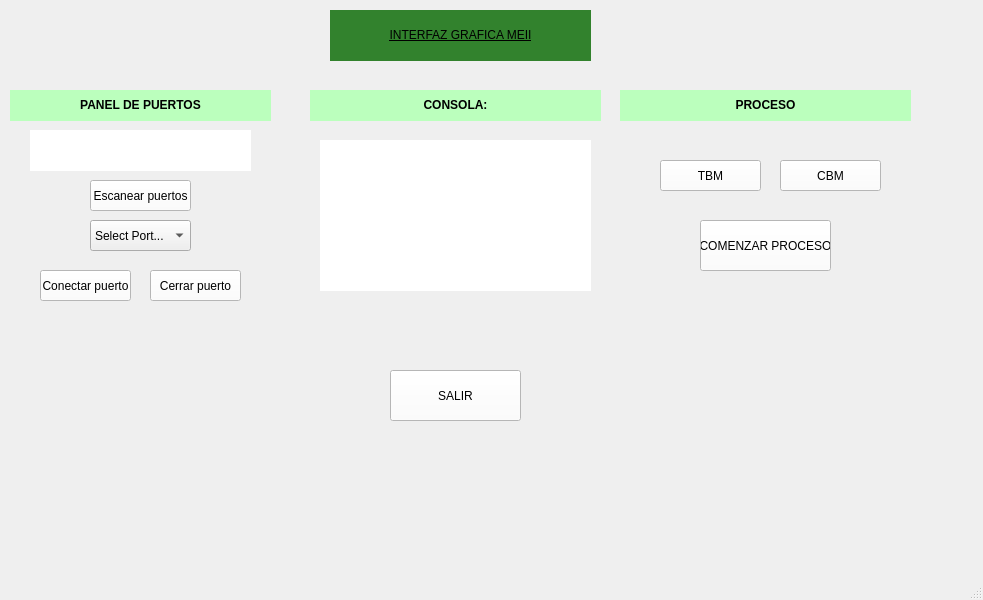
<?xml version="1.0" encoding="UTF-8"?>
<ui version="4.0">
 <class>MainWindow</class>
 <widget class="QMainWindow" name="MainWindow">
  <property name="geometry">
   <rect>
    <x>0</x>
    <y>0</y>
    <width>983</width>
    <height>600</height>
   </rect>
  </property>
  <property name="windowTitle">
   <string>MainWindow</string>
  </property>
  <widget class="QWidget" name="centralwidget">
   <widget class="QLabel" name="label_3">
    <property name="geometry">
     <rect>
      <x>330</x>
      <y>10</y>
      <width>261</width>
      <height>51</height>
     </rect>
    </property>
    <property name="toolTip">
     <string>&lt;html&gt;&lt;head/&gt;&lt;body&gt;&lt;p align=&quot;center&quot;&gt;&lt;br/&gt;&lt;/p&gt;&lt;/body&gt;&lt;/html&gt;</string>
    </property>
    <property name="styleSheet">
     <string notr="true">font: 75 14pt &quot;MS Shell Dlg 2&quot;;
text-decoration: underline;
background-color: rgb(50, 130, 45);</string>
    </property>
    <property name="text">
     <string>&lt;html&gt;&lt;head/&gt;&lt;body&gt;&lt;p align=&quot;center&quot;&gt;INTERFAZ GRAFICA MEII&lt;/p&gt;&lt;/body&gt;&lt;/html&gt;</string>
    </property>
   </widget>
   <widget class="QLabel" name="label_2">
    <property name="geometry">
     <rect>
      <x>10</x>
      <y>90</y>
      <width>261</width>
      <height>31</height>
     </rect>
    </property>
    <property name="styleSheet">
     <string notr="true">background-color: rgb(187, 255, 189);</string>
    </property>
    <property name="text">
     <string>&lt;html&gt;&lt;head/&gt;&lt;body&gt;&lt;p align=&quot;center&quot;&gt;&lt;span style=&quot; font-weight:600;&quot;&gt;PANEL DE PUERTOS&lt;/span&gt;&lt;/p&gt;&lt;/body&gt;&lt;/html&gt;</string>
    </property>
   </widget>
   <widget class="QLabel" name="etiqueta">
    <property name="geometry">
     <rect>
      <x>30</x>
      <y>130</y>
      <width>221</width>
      <height>41</height>
     </rect>
    </property>
    <property name="styleSheet">
     <string notr="true">background-color: rgb(255, 255, 255);
border-color: rgb(0, 0, 0);</string>
    </property>
    <property name="text">
     <string/>
    </property>
   </widget>
   <widget class="QPushButton" name="scan_port">
    <property name="geometry">
     <rect>
      <x>90</x>
      <y>180</y>
      <width>101</width>
      <height>31</height>
     </rect>
    </property>
    <property name="styleSheet">
     <string notr="true">background-color: rgb(255, 255, 255);</string>
    </property>
    <property name="text">
     <string>Escanear puertos</string>
    </property>
   </widget>
   <widget class="QComboBox" name="Combobox">
    <property name="geometry">
     <rect>
      <x>90</x>
      <y>220</y>
      <width>101</width>
      <height>31</height>
     </rect>
    </property>
    <item>
     <property name="text">
      <string>Select Port...</string>
     </property>
    </item>
    <item>
     <property name="text">
      <string>COM1</string>
     </property>
    </item>
    <item>
     <property name="text">
      <string>COM2</string>
     </property>
    </item>
    <item>
     <property name="text">
      <string>COM3</string>
     </property>
    </item>
    <item>
     <property name="text">
      <string>COM4</string>
     </property>
    </item>
    <item>
     <property name="text">
      <string>COM5</string>
     </property>
    </item>
    <item>
     <property name="text">
      <string>COM6</string>
     </property>
    </item>
    <item>
     <property name="text">
      <string>COM7</string>
     </property>
    </item>
   </widget>
   <widget class="QPushButton" name="conectar">
    <property name="geometry">
     <rect>
      <x>40</x>
      <y>270</y>
      <width>91</width>
      <height>31</height>
     </rect>
    </property>
    <property name="styleSheet">
     <string notr="true">background-color: rgb(255, 255, 255);</string>
    </property>
    <property name="text">
     <string>Conectar puerto</string>
    </property>
   </widget>
   <widget class="QPushButton" name="cerrar_port">
    <property name="geometry">
     <rect>
      <x>150</x>
      <y>270</y>
      <width>91</width>
      <height>31</height>
     </rect>
    </property>
    <property name="styleSheet">
     <string notr="true">background-color: rgb(255, 255, 255);</string>
    </property>
    <property name="text">
     <string>Cerrar puerto</string>
    </property>
   </widget>
   <widget class="QLabel" name="label_6">
    <property name="geometry">
     <rect>
      <x>310</x>
      <y>90</y>
      <width>291</width>
      <height>31</height>
     </rect>
    </property>
    <property name="styleSheet">
     <string notr="true">background-color: rgb(187, 255, 189);</string>
    </property>
    <property name="text">
     <string>&lt;html&gt;&lt;head/&gt;&lt;body&gt;&lt;p align=&quot;center&quot;&gt;&lt;span style=&quot; font-weight:600;&quot;&gt;CONSOLA:&lt;/span&gt;&lt;/p&gt;&lt;/body&gt;&lt;/html&gt;</string>
    </property>
   </widget>
   <widget class="QLabel" name="consola">
    <property name="geometry">
     <rect>
      <x>320</x>
      <y>140</y>
      <width>271</width>
      <height>151</height>
     </rect>
    </property>
    <property name="styleSheet">
     <string notr="true">background-color: rgb(255, 255, 255);
border-color: rgb(0, 0, 0);</string>
    </property>
    <property name="text">
     <string/>
    </property>
   </widget>
   <widget class="QLabel" name="label_7">
    <property name="geometry">
     <rect>
      <x>620</x>
      <y>90</y>
      <width>291</width>
      <height>31</height>
     </rect>
    </property>
    <property name="styleSheet">
     <string notr="true">background-color: rgb(187, 255, 189);</string>
    </property>
    <property name="text">
     <string>&lt;html&gt;&lt;head/&gt;&lt;body&gt;&lt;p align=&quot;center&quot;&gt;&lt;span style=&quot; font-weight:600;&quot;&gt;PROCESO&lt;/span&gt;&lt;/p&gt;&lt;/body&gt;&lt;/html&gt;</string>
    </property>
   </widget>
   <widget class="QPushButton" name="select_TBM">
    <property name="geometry">
     <rect>
      <x>660</x>
      <y>160</y>
      <width>101</width>
      <height>31</height>
     </rect>
    </property>
    <property name="styleSheet">
     <string notr="true">background-color: rgb(255, 255, 255);</string>
    </property>
    <property name="text">
     <string>TBM</string>
    </property>
   </widget>
   <widget class="QPushButton" name="select_CBM">
    <property name="geometry">
     <rect>
      <x>780</x>
      <y>160</y>
      <width>101</width>
      <height>31</height>
     </rect>
    </property>
    <property name="styleSheet">
     <string notr="true">background-color: rgb(255, 255, 255);</string>
    </property>
    <property name="text">
     <string>CBM</string>
    </property>
   </widget>
   <widget class="QPushButton" name="proceso">
    <property name="geometry">
     <rect>
      <x>700</x>
      <y>220</y>
      <width>131</width>
      <height>51</height>
     </rect>
    </property>
    <property name="styleSheet">
     <string notr="true">background-color: rgb(255, 255, 255);</string>
    </property>
    <property name="text">
     <string>COMENZAR PROCESO</string>
    </property>
   </widget>
   <widget class="QPushButton" name="salir">
    <property name="geometry">
     <rect>
      <x>390</x>
      <y>370</y>
      <width>131</width>
      <height>51</height>
     </rect>
    </property>
    <property name="styleSheet">
     <string notr="true">background-color: rgb(255, 255, 255);</string>
    </property>
    <property name="text">
     <string>SALIR</string>
    </property>
   </widget>
  </widget>
  <widget class="QMenuBar" name="menubar">
   <property name="geometry">
    <rect>
     <x>0</x>
     <y>0</y>
     <width>983</width>
     <height>21</height>
    </rect>
   </property>
  </widget>
  <widget class="QStatusBar" name="statusbar"/>
 </widget>
 <resources/>
 <connections/>
</ui>
